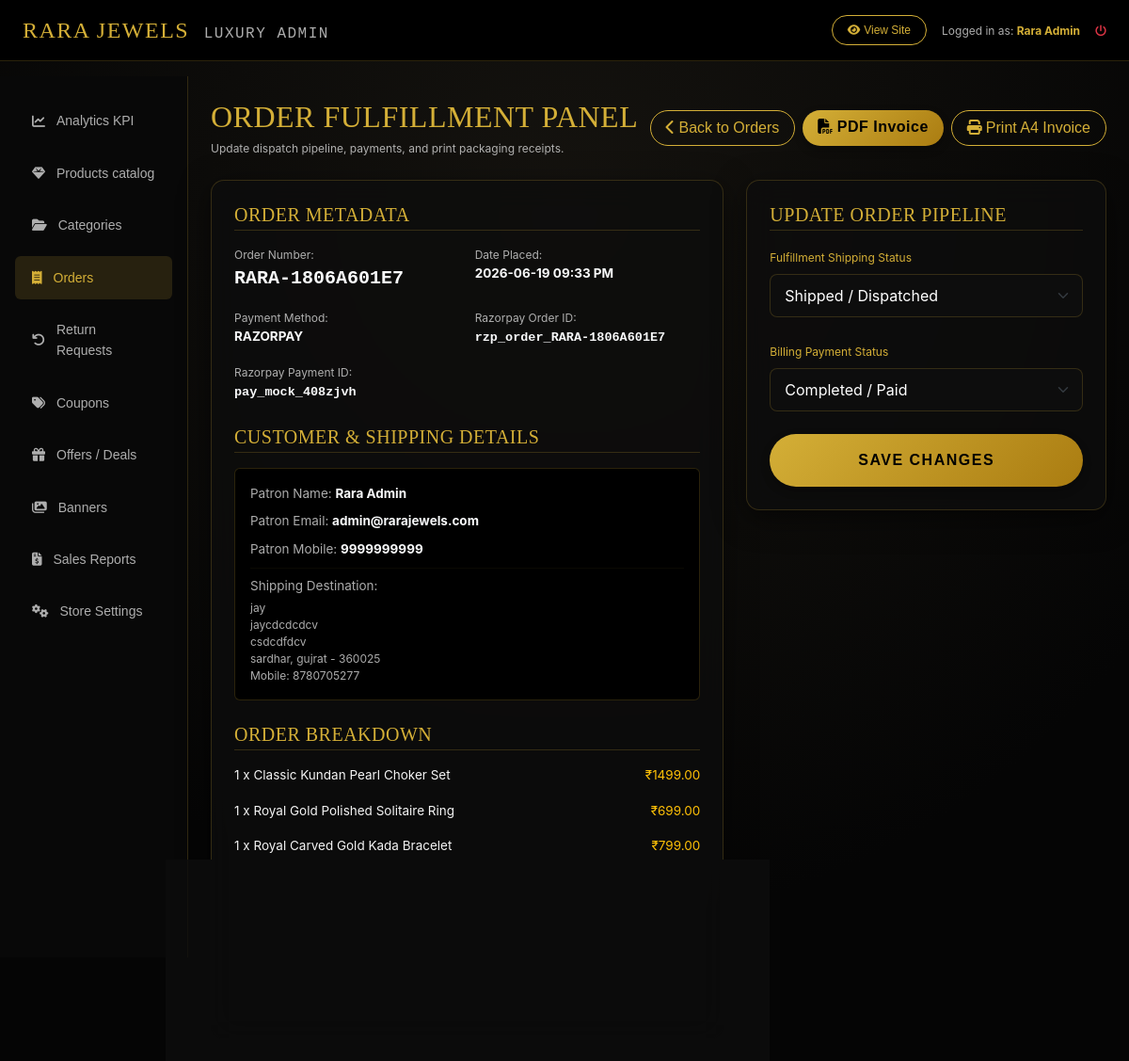
/luxury-admin/order/RARA-1806A601E7/ (signed in), run on the app's committed database.
### accounts/models.py (models this page shows, shortened)
class User(AbstractBaseUser, PermissionsMixin):
    email = models.EmailField(unique=True)
    name = models.CharField(max_length=255)
    mobile = models.CharField(max_length=15)
    is_active = models.BooleanField(default=True)
    is_staff = models.BooleanField(default=False)
    date_joined = models.DateTimeField(default=timezone.now)
    objects = CustomUserManager()
    USERNAME_FIELD = 'email'
    REQUIRED_FIELDS = ['name', 'mobile']

### shop/models.py (models this page shows, shortened)
class Order(models.Model):
    ORDER_STATUS_CHOICES = [
        ('pending', 'Pending'),
        ('processing', 'Processing'),
        ('shipped', 'Shipped'),
        ('delivered', 'Delivered'),
        ('cancelled', 'Cancelled'),
        ('returned', 'Returned')
    ]
    PAYMENT_STATUS_CHOICES = [
        ('pending', 'Pending'),
        ('completed', 'Completed'),
        ('failed', 'Failed'),
        ('refunded', 'Refunded')
    ]
    user = models.ForeignKey(settings.AUTH_USER_MODEL, on_delete=models.CASCADE, related_name='orders')
    order_number = models.CharField(max_length=100, unique=True)
    shipping_address = models.TextField()
    subtotal = models.DecimalField(max_digits=10, decimal_places=2)
    shipping_charge = models.DecimalField(max_digits=10, decimal_places=2)
    discount_amount = models.DecimalField(max_digits=10, decimal_places=2, default=0.00)
    coupon = models.ForeignKey(Coupon, on_delete=models.SET_NULL, null=True, blank=True)
    total_price = models.DecimalField(max_digits=10, decimal_places=2)
    payment_method = models.CharField(max_length=20, choices=[('cod', 'Cash On Delivery'), ('razorpay', 'Razorpay')])
    payment_status = models.CharField(max_length=20, default='pending', choices=PAYMENT_STATUS_CHOICES)
    order_status = models.CharField(max_length=20, default='pending', choices=ORDER_STATUS_CHOICES)
    razorpay_order_id = models.CharField(max_length=255, blank=True, null=True)
    razorpay_payment_id = models.CharField(max_length=255, blank=True, null=True)
    razorpay_signature = models.CharField(max_length=255, blank=True, null=True)
    created_at = models.DateTimeField(auto_now_add=True)
    updated_at = models.DateTimeField(auto_now=True)

class OrderItem(models.Model):
    order = models.ForeignKey(Order, on_delete=models.CASCADE, related_name='items')
    product = models.ForeignKey(Product, on_delete=models.CASCADE)
    quantity = models.IntegerField()
    price = models.DecimalField(max_digits=10, decimal_places=2)
    @property
    def subtotal(self):
        return self.price * self.quantity

class Product(models.Model):
    name = models.CharField(max_length=255)
    slug = models.SlugField(max_length=255, unique=True, blank=True)
    description = models.TextField()
    price = models.DecimalField(max_digits=10, decimal_places=2)
    discount_price = models.DecimalField(max_digits=10, decimal_places=2, null=True, blank=True)
    category = models.ForeignKey(Category, on_delete=models.CASCADE, related_name='products')
    stock = models.IntegerField(default=0)
    is_featured = models.BooleanField(default=False)
    is_new_arrival = models.BooleanField(default=True)
    is_best_seller = models.BooleanField(default=False)
    is_trending = models.BooleanField(default=False)
    view_count = models.IntegerField(default=0)
    created_at = models.DateTimeField(auto_now_add=True)
    updated_at = models.DateTimeField(auto_now=True)

### shop/admin_views.py (the view, shortened to what this page needs)
# urls.py: path('luxury-admin/order/<str:order_number>/', admin_views.admin_order_detail_view, name='admin_order_detail'),
@superuser_required
def admin_order_detail_view(request, order_number):
    order = get_object_or_404(Order, order_number=order_number)
    return render(request, 'admin_dashboard/order_detail.html', {'order': order})

### templates/admin_dashboard/order_detail.html (shortened to what this page needs)
{% extends 'admin_dashboard/base_admin.html' %}
{% load static %}
{% block admin_content %}
<div class="d-flex justify-content-between align-items-center mb-4 flex-wrap gap-2">
    <div>
        <h2 class="playfair-font text-gold mb-1">ORDER FULFILLMENT PANEL</h2>
        <p class="text-xs text-light-dim mb-0">Update dispatch pipeline, payments, and print packaging receipts.</p>
    </div>
    <div class="d-flex gap-2">
        <a href="{% url 'shop:admin_orders' %}" class="btn btn-xs btn-outline-gold rounded-pill px-3"><i class="fa-solid fa-chevron-left me-1"></i>Back to Orders</a>
        <a href="{% url 'shop:download_invoice' order.id %}" class="btn btn-xs btn-gold rounded-pill px-3"><i class="fa-solid fa-file-pdf me-1"></i>PDF Invoice</a>
        <a href="{% url 'shop:print_invoice_html' order.id %}" target="_blank" class="btn btn-xs btn-outline-gold rounded-pill px-3"><i class="fa-solid fa-print me-1"></i>Print A4 Invoice</a>
    </div>
</div>
<div class="row g-4">
    <div class="col-lg-7">
        <div class="glass-card p-4 h-100">
            <h5 class="playfair-font text-gold mb-3 border-bottom border-gold-dim pb-1">ORDER METADATA</h5>
            <div class="row g-3 text-sm mb-4">
                <div class="col-6">
                    <span class="text-light-dim d-block text-xs">Order Number:</span>
                    <strong class="text-light font-monospace fs-5">{{ order.order_number }}</strong>
                </div>
                <div class="col-6">
                    <span class="text-light-dim d-block text-xs">Date Placed:</span>
                    <strong class="text-light">{{ order.created_at|date:"Y-m-d h:i A" }}</strong>
                </div>
                <div class="col-6">
                    <span class="text-light-dim d-block text-xs">Payment Method:</span>
                    <strong class="text-light text-uppercase">{{ order.get_payment_method_display }}</strong>
                </div>
                {% if order.razorpay_order_id %}
                <div class="col-6">
                    <span class="text-light-dim d-block text-xs">Razorpay Order ID:</span>
                    <strong class="text-light font-monospace">{{ order.razorpay_order_id }}</strong>
                </div>
                {% endif %}
                {% if order.razorpay_payment_id %}
                <div class="col-6">
                    <span class="text-light-dim d-block text-xs">Razorpay Payment ID:</span>
                    <strong class="text-light font-monospace">{{ order.razorpay_payment_id }}</strong>
                </div>
                {% endif %}
            </div>
            <h5 class="playfair-font text-gold mb-3 border-bottom border-gold-dim pb-1">CUSTOMER & SHIPPING DETAILS</h5>
            <div class="bg-black p-3 rounded border border-gold-dim border-opacity-25 text-sm mb-4">
                <div class="mb-2">
                    <span class="text-light-dim">Patron Name:</span> <strong class="text-light">{{ order.user.name }}</strong>
                </div>
                <div class="mb-2">
                    <span class="text-light-dim">Patron Email:</span> <strong class="text-light">{{ order.user.email }}</strong>
                </div>
                <div class="mb-2">
                    <span class="text-light-dim">Patron Mobile:</span> <strong class="text-light">{{ order.user.mobile }}</strong>
                </div>
                <hr class="border-gold-dim border-opacity-10 my-2">
                <div>
                    <span class="text-light-dim d-block mb-1">Shipping Destination:</span>
                    <p class="text-xs text-light-dim mb-0 lh-base">{{ order.shipping_address|linebreaksbr }}</p>
                </div>
            </div>
            <h5 class="playfair-font text-gold mb-3 border-bottom border-gold-dim pb-1">ORDER BREAKDOWN</h5>
            <div class="d-flex flex-column gap-3 text-sm">
                {% for item in order.items.all %}
                <div class="d-flex align-items-center justify-content-between">
                    <span>{{ item.quantity }} x {{ item.product.name }}</span>
                    <span class="text-warning">₹{{ item.subtotal }}</span>
                </div>
                {% endfor %}
                <hr class="border-gold-dim border-opacity-10 my-1">
                <div class="d-flex justify-content-between text-xs text-light-dim">
                    <span>Subtotal:</span>
                    <span>₹{{ order.subtotal }}</span>
                </div>
                <div class="d-flex justify-content-between text-xs text-light-dim">
                    <span>Shipping Charges:</span>
                    <span>₹{{ order.shipping_charge }}</span>
                </div>
                <hr class="border-gold-dim border-opacity-25 my-1">
                <div class="d-flex justify-content-between font-semibold text-sm">
                    <span class="text-gold">GRAND TOTAL:</span>
                    <span class="text-warning fs-5">₹{{ order.total_price }}</span>
                </div>
            </div>
        </div>
    </div>
    <div class="col-lg-5">
        <div class="glass-card p-4">
            <h5 class="playfair-font text-gold mb-3 border-bottom border-gold-dim pb-1">UPDATE ORDER PIPELINE</h5>
            <form method="POST" action=".">
                <div class="mb-4">
                    <label for="order_status" class="form-label text-xs text-gold">Fulfillment Shipping Status</label>
                    <select name="order_status" id="order_status" class="form-select bg-dark border-gold text-light">
                        <option value="shipped" {% if order.order_status == 'shipped' %}selected{% endif %}>Shipped / Dispatched</option>
                    </select>
                </div>
                <div class="mb-4">
                    <label for="payment_status" class="form-label text-xs text-gold">Billing Payment Status</label>
                    <select name="payment_status" id="payment_status" class="form-select bg-dark border-gold text-light">
                        <option value="completed" {% if order.payment_status == 'completed' %}selected{% endif %}>Completed / Paid</option>
                    </select>
                </div>
                <button type="submit" class="btn btn-gold w-100 rounded-pill py-3 font-semibold tracking-wide shadow-gold">
                    SAVE CHANGES
                </button>
            </form>
        </div>
    </div>
</div>
{% endblock %}

### templates/admin_dashboard/base_admin.html (shortened to what this page needs)
{% load static %}
<!DOCTYPE html>
<html lang="en">
<head>
    <link href="https://cdn.jsdelivr.net/npm/bootstrap@5.3.0/dist/css/bootstrap.min.css" rel="stylesheet">
    <link rel="stylesheet" href="https://cdnjs.cloudflare.com/ajax/libs/font-awesome/6.4.0/css/all.min.css">
    <link rel="stylesheet" href="{% static 'css/style.css' %}">
</head>
<body class="luxury-bg">
    <nav class="navbar navbar-expand-lg bg-black border-bottom border-gold-dim sticky-top py-2">
        <div class="container-fluid px-4">
            <a class="navbar-brand text-gold playfair-font fs-4 tracking-wide" href="{% url 'shop:admin_dashboard' %}">
                RARA JEWELS <span class="fs-6 text-light-dim font-monospace ms-2">LUXURY ADMIN</span>
            </a>
            <div class="d-flex align-items-center gap-3">
                <a href="{% url 'shop:home' %}" class="btn btn-xs btn-outline-gold rounded-pill px-3 text-xs"><i class="fa-solid fa-eye me-1"></i>View Site</a>
                <span class="text-xs text-light-dim">Logged in as: <strong class="text-gold">{{ user.name }}</strong></span>
                <a href="{% url 'accounts:logout' %}" class="text-danger text-xs hover-text-gold"><i class="fa-solid fa-power-off"></i></a>
            </div>
        </div>
    </nav>
    <div class="container-fluid px-0">
        <div class="row g-0">
            <div class="col-md-3 col-lg-2 admin-sidebar py-4 px-3">
                <div class="nav flex-column gap-1">
                    <a class="admin-nav-link" href="{% url 'shop:admin_dashboard' %}" id="nav-dashboard">
                        <i class="fa-solid fa-chart-line"></i>Analytics KPI
                    </a>
                    <a class="admin-nav-link" href="{% url 'shop:admin_products' %}" id="nav-products">
                        <i class="fa-solid fa-gem"></i>Products catalog
                    </a>
                    <a class="admin-nav-link" href="{% url 'shop:admin_categories' %}" id="nav-categories">
                        <i class="fa-solid fa-folder-open"></i>Categories
                    </a>
                    <a class="admin-nav-link" href="{% url 'shop:admin_orders' %}" id="nav-orders">
                        <i class="fa-solid fa-receipt"></i>Orders
                    </a>
                    <a class="admin-nav-link" href="{% url 'shop:admin_returns' %}" id="nav-returns">
                        <i class="fa-solid fa-arrow-rotate-left"></i>Return Requests
                    </a>
                    <a class="admin-nav-link" href="{% url 'shop:admin_coupons' %}" id="nav-coupons">
                        <i class="fa-solid fa-tags"></i>Coupons
                    </a>
                    <a class="admin-nav-link" href="{% url 'shop:admin_offers' %}" id="nav-offers">
                        <i class="fa-solid fa-gift"></i>Offers / Deals
                    </a>
                    <a class="admin-nav-link" href="{% url 'shop:admin_banners' %}" id="nav-banners">
                        <i class="fa-solid fa-images"></i>Banners
                    </a>
                    <a class="admin-nav-link" href="{% url 'shop:admin_reports' %}" id="nav-reports">
                        <i class="fa-solid fa-file-invoice-dollar"></i>Sales Reports
                    </a>
                    <a class="admin-nav-link" href="{% url 'shop:admin_settings' %}" id="nav-settings">
                        <i class="fa-solid fa-gears"></i>Store Settings
                    </a>
                </div>
            </div>
            <div class="col-md-9 col-lg-10 p-4">
                {% block admin_content %}{% endblock %}
            </div>
        </div>
    </div>
</body>
</html>

### data on the page
User: name "Rara Admin"
Order: order_number "RARA-1806A601E7", created_at "2026-06-19 09:33 PM", payment_method "RAZORPAY", razorpay_order_id "rzp_order_RARA-1806A601E7", razorpay_payment_id "pay_mock_408zjvh", user.name "Rara Admin", user.email "admin@rarajewels.com", user.mobile "9999999999", shipping_address "jay jaycdcdcdcv csdcdfdcv sardhar, gujrat - 360025 Mobile: 8780705277", order_status "Shipped / Dispatched", payment_status "Completed / Paid"
OrderItem: quantity "1", product.name "Classic Kundan Pearl Choker Set", subtotal "1499.00"
OrderItem: quantity "1", product.name "Royal Gold Polished Solitaire Ring", subtotal "699.00"
OrderItem: quantity "1", product.name "Royal Carved Gold Kada Bracelet", subtotal "799.00"
